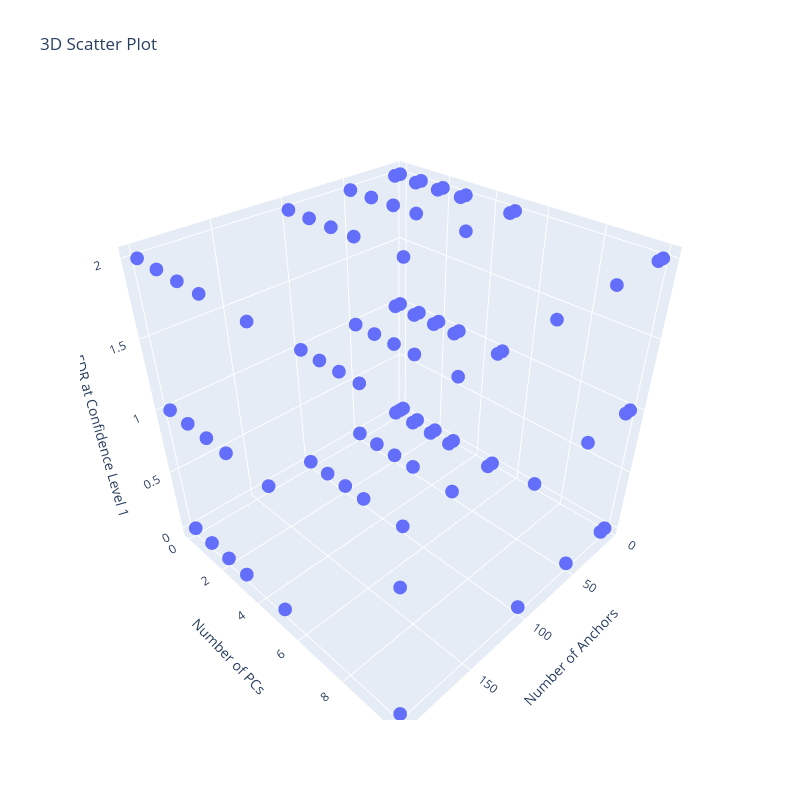
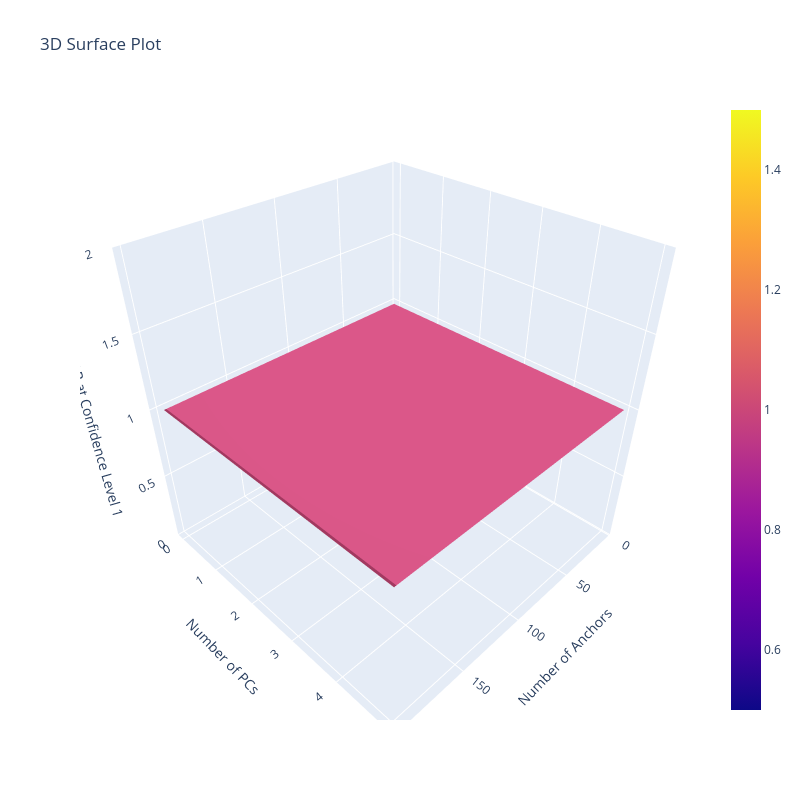

The notebook cell saved with these charts, in order:
### Code cell
df = pd.read_csv("example_data/fdr_multi_test_result.csv")

'''
Specify here which domain to compare:
- "fdr_conf1": False Discovery Rate at Confidence Level 1
- "proportion_ft": Proportion of False Transfers to All Transfers
'''
domain_to_compare = 'fdr_conf1'
# x-axis: n_anchors, y-axis: fdr_conf1, group by: n_pc
unique_n_pc = df['n_pcs'].unique()
colors = plt.cm.rainbow(np.linspace(0, 1, len(unique_n_pc)))

plt.figure(figsize=(14, 10))
plt.axhline(y=.01, color='black', linestyle='dashdot', alpha=0.6)
plt.axhline(y=.05, color='black', linestyle='dashdot', alpha=0.6)
plt.axhline(y=.1, color='black', linestyle='dashdot', alpha=0.6)
# Specify the upper limit of FDR to view:
plt.ylim(0, 1 if domain_to_compare == 'fdr_conf1' else 100)

# Plot each line separately for each unique value in 'n_pc'
for i, n_pc in enumerate(unique_n_pc):
    subset_df = df[df['n_pcs'] == n_pc]
    mean_values = subset_df.groupby('n_anchors')[domain_to_compare].mean()
    plt.plot(mean_values.index, mean_values.values, marker='o', linestyle='--',
             label=f'PCs: {int(n_pc)}' if n_pc > 0 else "Without ESM", color=colors[i])

plt.xlabel('Number of Anchors')
plt.xticks([5, 10, 50, 100, 200, 300])
plt.ylabel(
    'FDR at Confidence Level 1' if domain_to_compare == 'fdr_conf1' else 'Percentage of False Transfers to All Transfers')
plt.title(
    'FDR at Confidence Level 1 for Number of Anchors grouped by PCs' if domain_to_compare == 'fdr_conf1' else 'Percentage of False Transfers to All Transfers for Number of Anchors grouped by PCs')
plt.legend()

plt.show()
# x-axis: n_pc, y-axis: fdr_conf1, group by: n_anchors
unique_n_anchors = df['n_anchors'].unique()

colors = plt.cm.rainbow(np.linspace(0, 1, len(unique_n_anchors)))

plt.figure(figsize=(14, 10))
plt.axhline(y=.01, color='black', linestyle='dashdot', alpha=0.6)
plt.axhline(y=.05, color='black', linestyle='dashdot', alpha=0.6)
plt.axhline(y=.1, color='black', linestyle='dashdot', alpha=0.6)
# Specify the upper limit of FDR to view:
plt.ylim(0, 1 if domain_to_compare == 'fdr_conf1' else 100)

# Plot each line separately for each unique value in 'n_pc'
for i, n_anchor in enumerate(unique_n_anchors):
    subset_df = df[df['n_anchors'] == n_anchor]
    mean_values = subset_df.groupby('n_pcs')[domain_to_compare].mean()
    plt.plot(mean_values.index, mean_values.values, marker='o', linestyle='--',
             label=f'Anchors: {int(n_anchor)}', color=colors[i])

plt.xlabel('Number of PCs')
plt.xticks([0, 1, 2, 3, 5, 10, 20], ['Without ESM', 1, 2, 3, 5, 10, 20])  # ,2,5,10
plt.ylabel(
    'FDR at Confidence Level 1' if domain_to_compare == 'fdr_conf1' else 'Percentage of False Transfers to All Transfers')
plt.title(
    'FDR at Confidence Level 1 for Number of PCs grouped by Anchors' if domain_to_compare == 'fdr_conf1' else 'Percentage of False Transfers to All Transfers for Number of PCs grouped by Anchors')
plt.legend()

plt.show()
# Create a 3D scatter plot
fig = go.Figure(data=[go.Scatter3d(x=df['n_anchors'], y=df['n_pcs'], z=df['fdr_conf1'], mode='markers')])
fig.update_layout(scene=dict(aspectmode='cube',
                             xaxis=dict(title='Number of Anchors'),
                             yaxis=dict(title='Number of PCs'),
                             zaxis=dict(title='FDR at Confidence Level 1')),
                  title='3D Scatter Plot',
                  width=800,
                  height=800)
fig.show()
# Create 3D surface plot
df_agg = df.groupby(['n_anchors', 'n_pcs']).mean().reset_index()

# Reshape the DataFrame into a grid
x_vals = sorted(df_agg['n_anchors'].unique())
y_vals = sorted(df_agg['n_pcs'].unique())
z_vals = df_agg.pivot(index='n_anchors', columns='n_pcs', values='fdr_conf1').values

# Create the surface plot
fig = go.Figure(data=[go.Surface(z=z_vals, x=x_vals, y=y_vals)])

# Update layout with axis labels and title
fig.update_layout(scene=dict(xaxis_title='Number of Anchors',
                             yaxis_title='Number of PCs',
                             zaxis_title='FDR at Confidence Level 1'),
                  title='3D Surface Plot',
                  width=800,
                  height=800)

fig.show()

### Figure 1 — Plotly figure (JSON) as saved in the notebook; plotly's stock layout.template omitted (floating-point values rounded to 4 significant figures)
{"data": [{"mode": "markers", "x": [5, 5, 5, 5, 5, 5, 10, 10, 10, 10, 10, 10, 50, 50, 50, 50, 50, 50, 100, 100, 100, 100, 100, 100, 200, 200, 200, 200, 200, 200, 5, 5, 5, 5, 5, 5, 10, 10, 10, 10, 10, 10, 50, 50, 50, 50, 50, 50, 100, 100, 100, 100, 100, 100, 200, 200, 200, 200, 200, 200, 5, 5, 5, 5, 5, 5, 10, 10, 10, 10, 10, 10, 50, 50, 50, 50, 50, 50, 100, 100, 100, 100, 100, 100, 200, 200, 200, 200, 200, 200], "y": [0, 1, 2, 3, 5, 10, 0, 1, 2, 3, 5, 10, 0, 1, 2, 3, 5, 10, 0, 1, 2, 3, 5, 10, 0, 1, 2, 3, 5, 10, 0, 1, 2, 3, 5, 10, 0, 1, 2, 3, 5, 10, 0, 1, 2, 3, 5, 10, 0, 1, 2, 3, 5, 10, 0, 1, 2, 3, 5, 10, 0, 1, 2, 3, 5, 10, 0, 1, 2, 3, 5, 10, 0, 1, 2, 3, 5, 10, 0, 1, 2, 3, 5, 10, 0, 1, 2, 3, 5, 10], "z": [0, 0, 0, 0, 0, 0, 0, 0, 0, 0, 0, 0, 0, 0, 0, 0, 0, 0, 0, 0, 0, 0, 0, 0, 0, 0, 0, 0, 0, 0, 1, 1, 1, 1, 1, 1, 1, 1, 1, 1, 1, 1, 1, 1, 1, 1, 1, 1, 1, 1, 1, 1, 1, 1, 1, 1, 1, 1, 1, 1, 2, 2, 2, 2, 2, 2, 2, 2, 2, 2, 2, 2, 2, 2, 2, 2, 2, 2, 2, 2, 2, 2, 2, 2, 2, 2, 2, 2, 2, 2], "type": "scatter3d"}], "layout": {"scene": {"aspectmode": "cube", "xaxis": {"title": {"text": "Number of Anchors"}}, "yaxis": {"title": {"text": "Number of PCs"}}, "zaxis": {"title": {"text": "FDR at Confidence Level 1"}}}, "title": {"text": "3D Scatter Plot"}, "width": 800, "height": 800}}

### Figure 2 — Plotly figure (JSON) as saved in the notebook; plotly's stock layout.template omitted (floating-point values rounded to 4 significant figures)
{"data": [{"x": [5, 10, 50, 100, 200], "y": [0, 1, 2, 3, 5, 10], "z": [[1.0, 1.0, 1.0, 1.0, 1.0, 1.0], [1.0, 1.0, 1.0, 1.0, 1.0, 1.0], [1.0, 1.0, 1.0, 1.0, 1.0, 1.0], [1.0, 1.0, 1.0, 1.0, 1.0, 1.0], [1.0, 1.0, 1.0, 1.0, 1.0, 1.0]], "type": "surface"}], "layout": {"scene": {"xaxis": {"title": {"text": "Number of Anchors"}}, "yaxis": {"title": {"text": "Number of PCs"}}, "zaxis": {"title": {"text": "FDR at Confidence Level 1"}}}, "title": {"text": "3D Surface Plot"}, "width": 800, "height": 800}}
